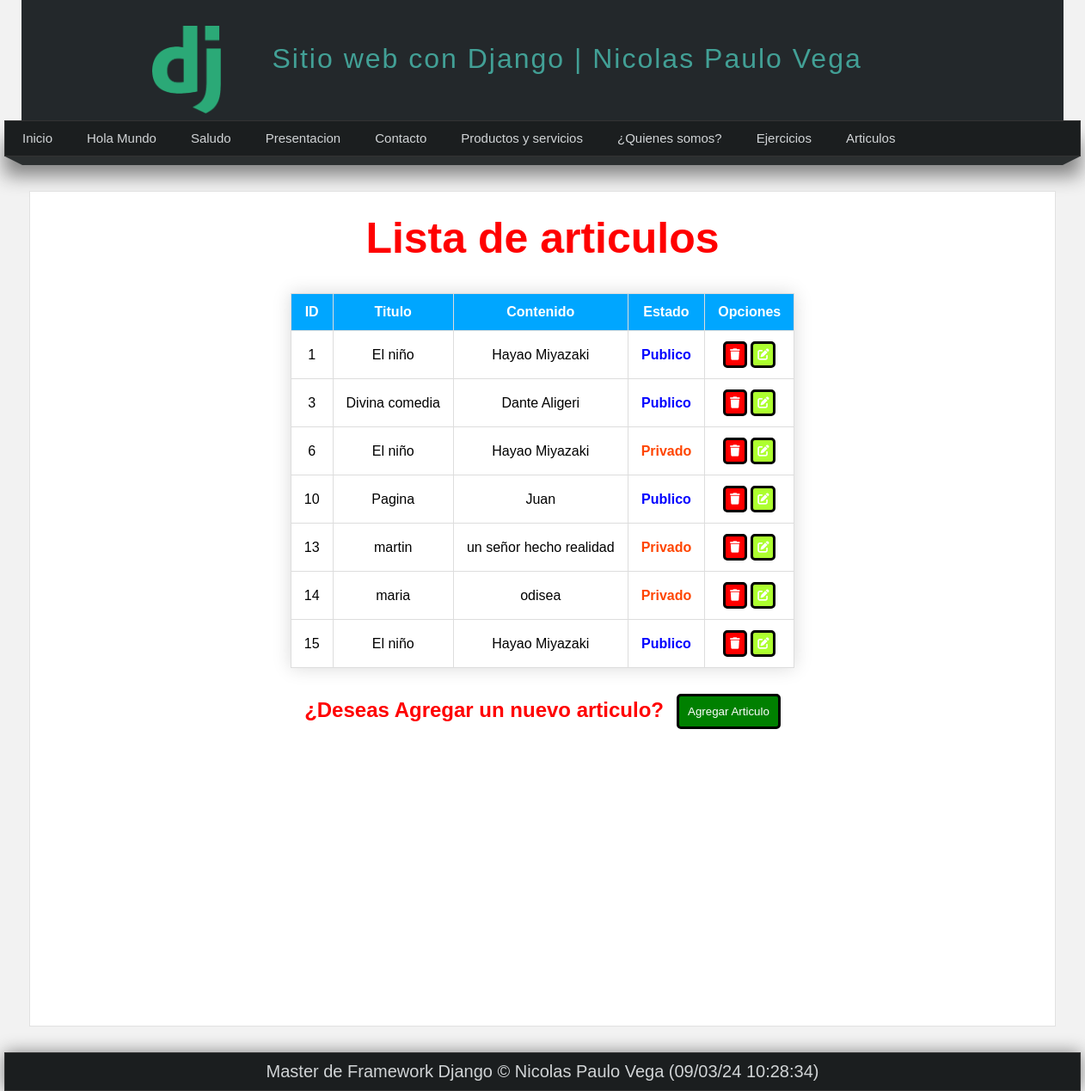
Before: /articulos/ with the older database file.
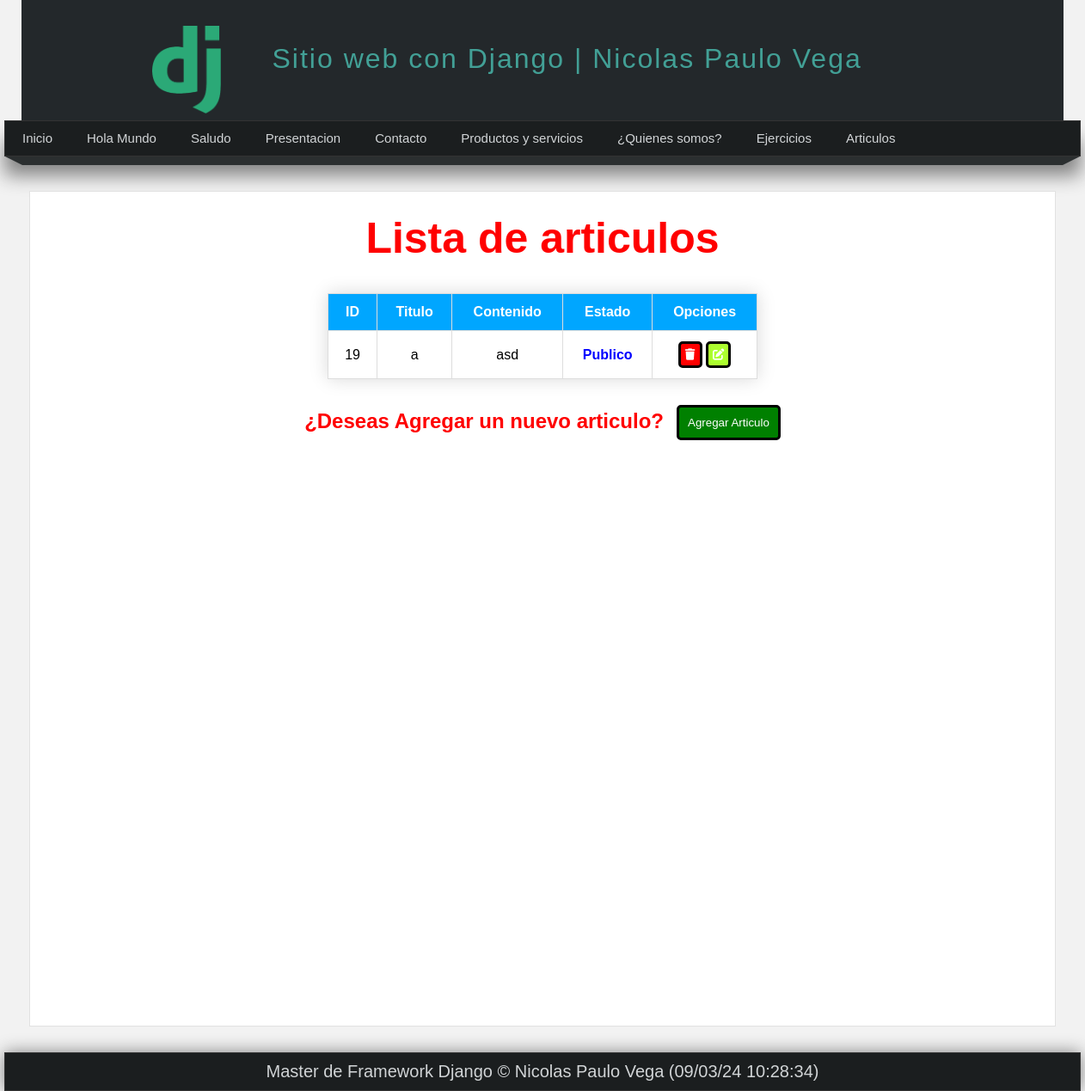
After: the same page with the newer database file.
### myApp/models.py (models this page shows)
class Article(models.Model):
    title = models.CharField(max_length=150)
    content = models.TextField()
    image = models.ImageField(default='null')
    public = models.BooleanField()
    create_date = models.DateTimeField(auto_now_add=True)
    update_date = models.DateField(auto_now=True)

### myApp/views.py (the view)
# urls.py: path('articulos/', myApp.views.articulos, name="Listar"),
def articulos(request):
    articulos = Article.objects.order_by('id')
    return render(request, 'articulos.html',{
        'articulos':articulos
    })

### myApp/templates/articulos.html (shortened to what this page needs)
{% extends 'layout.html' %}
{% block content %}
    <h2 class="title-articulos"><strong>Lista de articulos</strong></h2>
        <div class="lista_datos">
            <table class="tabla_articulos">
                <thead>
                    <tr>
                        <th>ID </th>
                        <th>Titulo </th>
                        <th>Contenido </th>
                        <th>Estado </th>
                        <th>Opciones</th>
                    </tr>
                </thead>
                <tbody>
                    {% for article in articulos %}
                        <tr>
                            <td>{{article.id}}</td>
                            <td>{{article.title}}</td>
                            <td>{{article.content}}</td>
                            <td>
                                {% if article.public%}
                                    <strong class="estado-publico">Publico</strong>
                                {% else %}
                                    <strong class="estado-privado">Privado</strong>
                                {% endif %}
                            </td>
                            <td>
                                <button class="boton-eliminar" onclick="return confirmar_borrar()">
                                    <a href="{% url "eliminar_articulo" article.id %}">
                                        <i class="fa-solid fa-trash"></i>
                                    </a>
                                </button>
                                <button class="boton-actualizar">
                                    <a href="{% url "actualizar_articulo" article.id %}">
                                        <i class="fa-solid fa-pen-to-square"></i>
                                    </a>
                                </button>
                            </td>
                        </tr>
                    {% endfor %}
                </tbody>
            </table>
        </div>
    <div class="agregar">
        <h2><strong>¿Deseas Agregar un nuevo articulo?</strong></h2>
        <button><a href="{% url "registrar_articulo" %}">Agregar Articulo</a></button>
    </div>
{% endblock %}

### myApp/templates/layout.html (shortened to what this page needs)
<!DOCTYPE html>
<html lang="en">
<head>
    <link rel="stylesheet" text="text/css" href="../static/css/style.css"/>
</head>
<body>
    <header>
        <div class="logotipo">
            <img src="../static/img/logo.webp" alt="">
            <h1>Sitio web con Django | Nicolas Paulo Vega</h1>
        </div>
    </header>
    <nav>
        <ul>
            <li>
                <a href="/">Inicio</a>
            </li>
            <li>
                <a href="{% url "hola_mundo" %}">Hola Mundo</a>
            </li>
            <li>
                <a href="{% url "saludo" %}">Saludo</a>
            </li>
            <li>
                <a href="{% url "presentacion" %}">Presentacion</a>
            </li>
            <li>
                <a href="{% url "contacto" %}">Contacto</a>
            </li>
            <li>
                <a href="{% url "productos_y_servicios" %}">Productos y servicios</a>
            </li>
            <li>
                <a href="{% url "quienes_somos" %}">¿Quienes somos?</a>
            </li>
            <li>
                <a href="{% url "ejemplos" %}">Ejercicios</a>
            </li>
            <li>
                <a href="{% url "Listar"%}">Articulos</a>
            </li>
        </ul>
    </nav>
    <div class="barra">
        <span class="esquina-izquierda"></span>
        <span class="relleno-barra"></span>
        <span class="esquina-derecha"></span>
    </div>
        <div id="content">
            <div class="box">
                {% block content %}{% endblock %}
            </div>
        </div>
        <footer>Master de Framework Django &copy; Nicolas Paulo Vega ({% now 'd/m/y h:i:s' %})</footer>
</body>
</html>

### myApp/static/css/style.css (style rules this page uses)
* { margin: 0px; padding: 0px; font-family: Arial, Helvetica, sans-serif; text-decoration: none; }
body { background-color: #f2f2f2; }
header { width: 1212px; height: 140px; background-color: #23282b; margin: 0px auto; }
.logotipo h1 { display: block; float: left; margin-top: 10px; margin-left: 30px; letter-spacing: 2px; font-weight: lighter; color: #42a096; padding: 30px; }
.logotipo img { display: block; width: 80px; float: left; margin-top: 20px; }
.logotipo { width: 75%; height: 110px; margin: 0 auto; padding-top: 10px; }
nav { width: 1250px; height: 40px; background-color: #1b1e1f; border: 1px solid #333333; margin: 0 auto; box-shadow: 0px 22px 22px gray; font-size: 15px; }
nav ul { list-style: none; text-decoration: none; }
nav ul li { line-height: 40px; float: left; }
nav ul li a { display: block; padding-left: 20px; padding-right: 20px; color: #d1d4d6; }
.barra { width: 1250px; margin: 0 auto; }
.esquina-izquierda { display: block; border-left: 20px solid transparent; border-top: 10px solid #2b2f30; float: left; }
.esquina-derecha { display: block; border-right: 20px solid transparent; border-top: 10px solid #2b2f30; float: right; }
.relleno-barra { display: block; width: 1210px; height: 10px; background: #2b2f30; float: left; }
#content { width: 1212px; min-height: 930px; margin: 40px auto 30px auto; }
.box { background-color: white; width: 95%; min-height: 930px; padding: 20px; border: 1px solid #dddd; margin: 0 auto; }
footer { width: 1250px; background-color: #1b1e1f; border: 1px solid #333333; color: #d1d4d6; text-align: center; padding-top: 10px; padding-bottom: 10px; box-shadow: 0px 0px 20px gray; margin: 0 auto; font-size: 20px; }
.box p,h2,h3,.box ul { margin-top: 5px; margin-bottom: 5px; }
.lista_datos { width: 100%; display: flex; justify-content: center; align-items: center; }
.tabla_articulos { border-collapse: collapse; margin: 30px 0; font-size: 1em; font-family: Arial, Helvetica, sans-serif; min-width: 500px; box-shadow: 0 0 20px rgba(0, 0, 0, 0.15); }
.tabla_articulos thead tr { background-color: #00a6ff; color: #ffffff; text-align: middle; }
.tabla_articulos th, .tabla_articulos td { border: 1px solid #dddddd; padding: 12px 15px ; text-align: center; }
.title-articulos { color: red; width: 100%; text-align: center; font-size: 50px; }
.lista_datos .boton-eliminar { background-color: red; padding: 5px; font-weight: 700; border: solid black; border-radius: 5px; }
.lista_datos .boton-eliminar a { text-decoration: none; color: white; }
.lista_datos .boton-actualizar { background-color: greenyellow; padding: 5px; font-weight: 700; border: solid black; border-radius: 5px; }
.lista_datos .boton-actualizar a { text-decoration: none; color: white; }
.lista_datos .estado-publico { color: blue; }
.agregar { display: flex; justify-content: center; }
.agregar h2 { color: red; }
.agregar button { background-color: green; border: solid black; border-radius: 5px; margin-left: 15px; padding: 10px; }
.agregar button a { text-decoration: none; color: white; }

Changed rows visible on the page:
removed Article: id "1", title "El niño", content "Hayao Miyazaki", public "Publico"
removed Article: id "3", title "Divina comedia", content "Dante Aligeri", public "Publico"
removed Article: id "6", title "El niño", content "Hayao Miyazaki", public "Privado"
removed Article: id "10", title "Pagina", content "Juan", public "Publico"
removed Article: id "13", title "martin", content "un señor hecho realidad", public "Privado"
removed Article: id "14", title "maria", content "odisea", public "Privado"
removed Article: id "15", title "El niño", content "Hayao Miyazaki", public "Publico"
added Article: id "19", title "a", content "asd", public "Publico"
